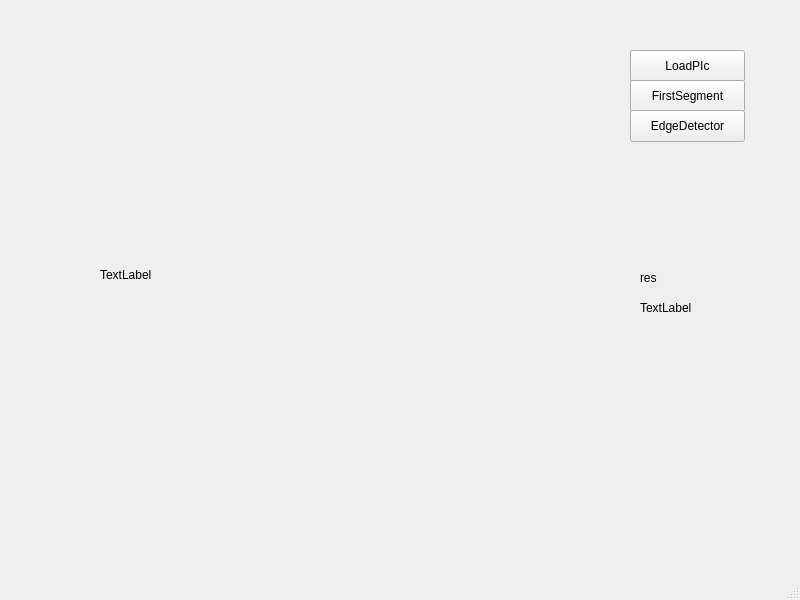
<?xml version="1.0" encoding="UTF-8"?>
<ui version="4.0">
 <class>MainWindow</class>
 <widget class="QMainWindow" name="MainWindow">
  <property name="geometry">
   <rect>
    <x>0</x>
    <y>0</y>
    <width>800</width>
    <height>600</height>
   </rect>
  </property>
  <property name="windowTitle">
   <string>MainWindow</string>
  </property>
  <widget class="QWidget" name="centralwidget">
   <widget class="QLabel" name="image">
    <property name="geometry">
     <rect>
      <x>100</x>
      <y>50</y>
      <width>450</width>
      <height>450</height>
     </rect>
    </property>
    <property name="text">
     <string>TextLabel</string>
    </property>
   </widget>
   <widget class="QPushButton" name="pushButton">
    <property name="geometry">
     <rect>
      <x>630</x>
      <y>50</y>
      <width>115</width>
      <height>32</height>
     </rect>
    </property>
    <property name="text">
     <string>LoadPIc</string>
    </property>
   </widget>
   <widget class="QPushButton" name="pushButton_2">
    <property name="geometry">
     <rect>
      <x>630</x>
      <y>80</y>
      <width>115</width>
      <height>32</height>
     </rect>
    </property>
    <property name="text">
     <string>FirstSegment</string>
    </property>
   </widget>
   <widget class="QLabel" name="label_2">
    <property name="geometry">
     <rect>
      <x>640</x>
      <y>270</y>
      <width>59</width>
      <height>16</height>
     </rect>
    </property>
    <property name="text">
     <string>res</string>
    </property>
   </widget>
   <widget class="QLabel" name="res">
    <property name="geometry">
     <rect>
      <x>640</x>
      <y>300</y>
      <width>59</width>
      <height>16</height>
     </rect>
    </property>
    <property name="text">
     <string>TextLabel</string>
    </property>
   </widget>
   <widget class="QPushButton" name="pushButton_3">
    <property name="geometry">
     <rect>
      <x>630</x>
      <y>110</y>
      <width>115</width>
      <height>32</height>
     </rect>
    </property>
    <property name="text">
     <string>EdgeDetector</string>
    </property>
   </widget>
  </widget>
  <widget class="QMenuBar" name="menubar">
   <property name="geometry">
    <rect>
     <x>0</x>
     <y>0</y>
     <width>800</width>
     <height>22</height>
    </rect>
   </property>
  </widget>
  <widget class="QStatusBar" name="statusbar"/>
 </widget>
 <resources/>
 <connections>
  <connection>
   <sender>pushButton</sender>
   <signal>clicked()</signal>
   <receiver>MainWindow</receiver>
   <slot>load_pic()</slot>
   <hints>
    <hint type="sourcelabel">
     <x>630</x>
     <y>103</y>
    </hint>
    <hint type="destinationlabel">
     <x>611</x>
     <y>325</y>
    </hint>
   </hints>
  </connection>
  <connection>
   <sender>pushButton_2</sender>
   <signal>clicked()</signal>
   <receiver>MainWindow</receiver>
   <slot>first_segment()</slot>
   <hints>
    <hint type="sourcelabel">
     <x>709</x>
     <y>131</y>
    </hint>
    <hint type="destinationlabel">
     <x>592</x>
     <y>366</y>
    </hint>
   </hints>
  </connection>
  <connection>
   <sender>pushButton_3</sender>
   <signal>clicked()</signal>
   <receiver>MainWindow</receiver>
   <slot>edge_detector()</slot>
   <hints>
    <hint type="sourcelabel">
     <x>672</x>
     <y>156</y>
    </hint>
    <hint type="destinationlabel">
     <x>668</x>
     <y>231</y>
    </hint>
   </hints>
  </connection>
 </connections>
 <slots>
  <slot>load_pic()</slot>
  <slot>first_segment()</slot>
  <slot>edge_detector()</slot>
 </slots>
</ui>
